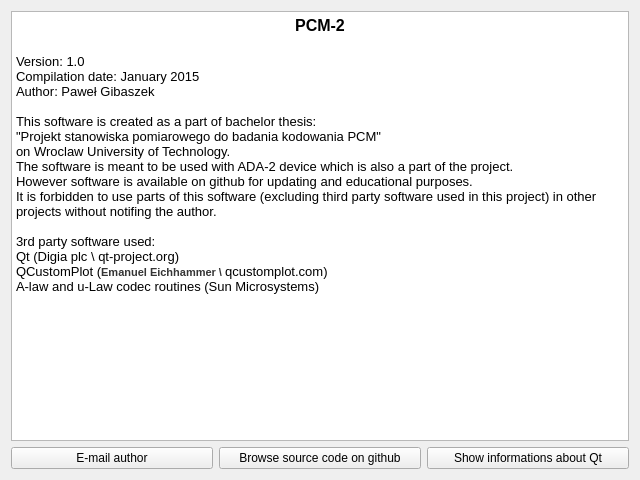
<?xml version="1.0" encoding="UTF-8"?>
<ui version="4.0">
 <class>AboutWidget</class>
 <widget class="QWidget" name="AboutWidget">
  <property name="geometry">
   <rect>
    <x>0</x>
    <y>0</y>
    <width>640</width>
    <height>480</height>
   </rect>
  </property>
  <property name="windowTitle">
   <string>Form</string>
  </property>
  <layout class="QGridLayout" name="gridLayout">
   <item row="2" column="2">
    <widget class="QPushButton" name="pushButton">
     <property name="text">
      <string>Show informations about Qt</string>
     </property>
    </widget>
   </item>
   <item row="0" column="0" colspan="3">
    <widget class="QTextEdit" name="textEdit">
     <property name="html">
      <string>&lt;!DOCTYPE HTML PUBLIC &quot;-//W3C//DTD HTML 4.0//EN&quot; &quot;http://www.w3.org/TR/REC-html40/strict.dtd&quot;&gt;
&lt;html&gt;&lt;head&gt;&lt;meta name=&quot;qrichtext&quot; content=&quot;1&quot; /&gt;&lt;style type=&quot;text/css&quot;&gt;
p, li { white-space: pre-wrap; }
&lt;/style&gt;&lt;/head&gt;&lt;body style=&quot; font-family:'MS Shell Dlg 2'; font-size:8.25pt; font-weight:400; font-style:normal;&quot;&gt;
&lt;p align=&quot;center&quot; style=&quot; margin-top:0px; margin-bottom:0px; margin-left:0px; margin-right:0px; -qt-block-indent:0; text-indent:0px;&quot;&gt;&lt;span style=&quot; font-size:12pt; font-weight:600;&quot;&gt;PCM-2&lt;/span&gt;&lt;/p&gt;
&lt;p align=&quot;center&quot; style=&quot;-qt-paragraph-type:empty; margin-top:0px; margin-bottom:0px; margin-left:0px; margin-right:0px; -qt-block-indent:0; text-indent:0px; font-size:12pt; font-weight:600;&quot;&gt;&lt;br /&gt;&lt;/p&gt;
&lt;p style=&quot; margin-top:0px; margin-bottom:0px; margin-left:0px; margin-right:0px; -qt-block-indent:0; text-indent:0px;&quot;&gt;&lt;span style=&quot; font-size:10pt;&quot;&gt;Version: 1.0&lt;/span&gt;&lt;/p&gt;
&lt;p style=&quot; margin-top:0px; margin-bottom:0px; margin-left:0px; margin-right:0px; -qt-block-indent:0; text-indent:0px;&quot;&gt;&lt;span style=&quot; font-size:10pt;&quot;&gt;Compilation date: January 2015&lt;/span&gt;&lt;/p&gt;
&lt;p style=&quot; margin-top:0px; margin-bottom:0px; margin-left:0px; margin-right:0px; -qt-block-indent:0; text-indent:0px;&quot;&gt;&lt;span style=&quot; font-size:10pt;&quot;&gt;Author: Paweł Gibaszek&lt;/span&gt;&lt;/p&gt;
&lt;p style=&quot;-qt-paragraph-type:empty; margin-top:0px; margin-bottom:0px; margin-left:0px; margin-right:0px; -qt-block-indent:0; text-indent:0px; font-size:10pt;&quot;&gt;&lt;br /&gt;&lt;/p&gt;
&lt;p style=&quot; margin-top:0px; margin-bottom:0px; margin-left:0px; margin-right:0px; -qt-block-indent:0; text-indent:0px;&quot;&gt;&lt;span style=&quot; font-size:10pt;&quot;&gt;This software is created as a part of bachelor thesis:&lt;/span&gt;&lt;/p&gt;
&lt;p style=&quot; margin-top:0px; margin-bottom:0px; margin-left:0px; margin-right:0px; -qt-block-indent:0; text-indent:0px;&quot;&gt;&lt;span style=&quot; font-size:10pt;&quot;&gt;&amp;quot;Projekt stanowiska pomiarowego do badania kodowania PCM&amp;quot;&lt;/span&gt;&lt;/p&gt;
&lt;p style=&quot; margin-top:0px; margin-bottom:0px; margin-left:0px; margin-right:0px; -qt-block-indent:0; text-indent:0px;&quot;&gt;&lt;span style=&quot; font-size:10pt;&quot;&gt;on Wroclaw University of Technology.&lt;/span&gt;&lt;/p&gt;
&lt;p style=&quot; margin-top:0px; margin-bottom:0px; margin-left:0px; margin-right:0px; -qt-block-indent:0; text-indent:0px;&quot;&gt;&lt;span style=&quot; font-size:10pt;&quot;&gt;The software is meant to be used with ADA-2 device which is also a part of the project.&lt;/span&gt;&lt;/p&gt;
&lt;p style=&quot; margin-top:0px; margin-bottom:0px; margin-left:0px; margin-right:0px; -qt-block-indent:0; text-indent:0px;&quot;&gt;&lt;span style=&quot; font-size:10pt;&quot;&gt;However software is available on github for updating and educational purposes.&lt;/span&gt;&lt;/p&gt;
&lt;p style=&quot; margin-top:0px; margin-bottom:0px; margin-left:0px; margin-right:0px; -qt-block-indent:0; text-indent:0px;&quot;&gt;&lt;span style=&quot; font-size:10pt;&quot;&gt;It is forbidden to use parts of this software (excluding third party software used in this project) in other projects without notifing the author.&lt;/span&gt;&lt;/p&gt;
&lt;p style=&quot;-qt-paragraph-type:empty; margin-top:0px; margin-bottom:0px; margin-left:0px; margin-right:0px; -qt-block-indent:0; text-indent:0px; font-size:10pt;&quot;&gt;&lt;br /&gt;&lt;/p&gt;
&lt;p style=&quot; margin-top:0px; margin-bottom:0px; margin-left:0px; margin-right:0px; -qt-block-indent:0; text-indent:0px;&quot;&gt;&lt;span style=&quot; font-size:10pt;&quot;&gt;3rd party software used:&lt;/span&gt;&lt;/p&gt;
&lt;p style=&quot; margin-top:0px; margin-bottom:0px; margin-left:0px; margin-right:0px; -qt-block-indent:0; text-indent:0px;&quot;&gt;&lt;span style=&quot; font-size:10pt;&quot;&gt;Qt (Digia plc \ qt-project.org)&lt;/span&gt;&lt;/p&gt;
&lt;p style=&quot; margin-top:0px; margin-bottom:0px; margin-left:0px; margin-right:0px; -qt-block-indent:0; text-indent:0px;&quot;&gt;&lt;span style=&quot; font-size:10pt;&quot;&gt;QCustomPlot (&lt;/span&gt;&lt;span style=&quot; font-family:'Georgia,serif'; font-size:8pt; font-weight:600; color:#353535; background-color:#ffffff;&quot;&gt;Emanuel Eichhammer \ &lt;/span&gt;&lt;span style=&quot; font-size:10pt;&quot;&gt;qcustomplot.com)&lt;/span&gt;&lt;/p&gt;
&lt;p style=&quot; margin-top:0px; margin-bottom:0px; margin-left:0px; margin-right:0px; -qt-block-indent:0; text-indent:0px;&quot;&gt;&lt;span style=&quot; font-size:10pt;&quot;&gt;A-law and u-Law codec routines (Sun Microsystems)&lt;/span&gt;&lt;/p&gt;
&lt;p style=&quot;-qt-paragraph-type:empty; margin-top:0px; margin-bottom:0px; margin-left:0px; margin-right:0px; -qt-block-indent:0; text-indent:0px; font-size:10pt;&quot;&gt;&lt;br /&gt;&lt;/p&gt;&lt;/body&gt;&lt;/html&gt;</string>
     </property>
    </widget>
   </item>
   <item row="2" column="0">
    <widget class="QPushButton" name="pushButton_2">
     <property name="text">
      <string>E-mail author</string>
     </property>
    </widget>
   </item>
   <item row="2" column="1">
    <widget class="QPushButton" name="pushButton_3">
     <property name="text">
      <string>Browse source code on github</string>
     </property>
    </widget>
   </item>
  </layout>
 </widget>
 <resources/>
 <connections/>
</ui>
